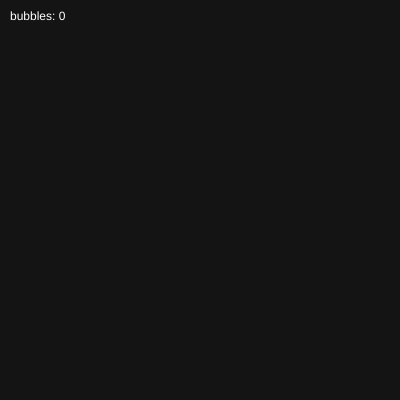
Frame 1 (no input)
Frame 60 (no input): identical to frame 1, image omitted
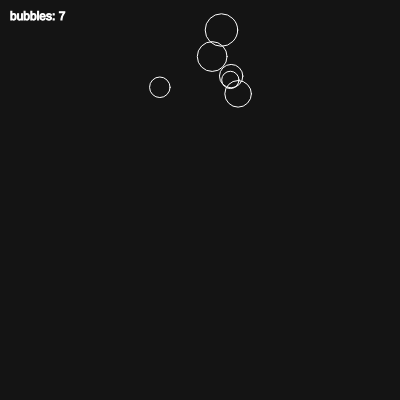
Frame 120 (the mouse pressed at the canvas centre since frame 60)

The p5.js sketch that drew these frames (run headless with seeded random() and noise() and a simulated clock; from frame 60 on, the mouse is pressed at the canvas centre):

// p5.js sketch
// ── sketch.js
/**
 *
 * STEP 6: array callbacks.
 *
 *   array.forEach(fn) - call fn once for every item in the array
 *   array.filter(fn)  - call fn on every item; keep the ones where fn returns true
 *
 *   click - blow bubbles
 *
 */
let bubbles = [];

function setup() {
  createCanvas(400, 400);
}

function draw() {
  background(20);

  // forEach calls drawBubble(bubble) for each bubble in the array.
  // Same as: for (let i = 0; i < bubbles.length; i++) { drawBubble(bubbles[i]); }
  bubbles.forEach(drawBubble);

  // filter calls our arrow function for each bubble and builds a NEW array
  // with only the bubbles still on screen. The rest are thrown away.
  bubbles = bubbles.filter((b) => b.y > -b.size);

  fill(255);
  text('bubbles: ' + bubbles.length, 10, 20);
}

function drawBubble(b) {
  noFill();
  stroke(255);
  circle(b.x, b.y, b.size);
  b.y -= b.speed; // float upward
}

function mousePressed() {
  for (let i = 0; i < 10; i++) {
    bubbles.push({
      x: mouseX + random(-50, 50),
      y: mouseY + random(-50, 50),
      size: random(10, 40),
      speed: random(1, 5),
    });
  }
}

// Try it: comment out the filter line and click a lot.
// Watch the bubble count. Why does that matter?
